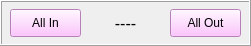
   <widget class="QFrame" name="frame_allInOut">
    <property name="geometry">
     <rect>
      <x>120</x>
      <y>510</y>
      <width>251</width>
      <height>46</height>
     </rect>
    </property>
    <property name="styleSheet">
     <string notr="true">QFrame#frame_allInOut { background-color: #fffde7; }</string>
    </property>
    <property name="frameShape">
     <enum>QFrame::Box</enum>
    </property>
    <property name="frameShadow">
     <enum>QFrame::Raised</enum>
    </property>
    <widget class="QPushButton" name="pushButton_allIn">
     <property name="geometry">
      <rect>
       <x>10</x>
       <y>9</y>
       <width>71</width>
       <height>28</height>
      </rect>
     </property>
     <property name="styleSheet">
      <string notr="true">background-color: rgb(255, 180, 255);</string>
     </property>
     <property name="text">
      <string>All In</string>
     </property>
    </widget>
    <widget class="QLabel" name="label_allStatus">
     <property name="geometry">
      <rect>
       <x>90</x>
       <y>9</y>
       <width>71</width>
       <height>28</height>
      </rect>
     </property>
     <property name="font">
      <font>
       <pointsize>12</pointsize>
      </font>
     </property>
     <property name="text">
      <string>----</string>
     </property>
     <property name="alignment">
      <set>Qt::AlignCenter</set>
     </property>
    </widget>
    <widget class="QPushButton" name="pushButton_allOut">
     <property name="geometry">
      <rect>
       <x>170</x>
       <y>9</y>
       <width>71</width>
       <height>28</height>
      </rect>
     </property>
     <property name="styleSheet">
      <string notr="true">background-color: rgb(255, 180, 255);</string>
     </property>
     <property name="text">
      <string>All Out</string>
     </property>
    </widget>
   </widget>
